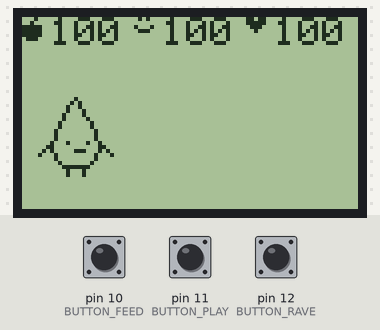
A sketch run on a simulated Arduino Uno, built with avr-gcc and run on an emulated ATmega328P. Parts: 84×48 one-colour display. The test bench sets the inputs (shaded band); at power-on: pin 11 (BUTTON_PLAY) HIGH, pin 12 (BUTTON_RAVE) HIGH, pin 10 (BUTTON_FEED) HIGH. Random numbers use the default seed unless the sketch sets one.

Above: at 2.2 s.
2.3 s: pin 11 (BUTTON_PLAY) pulled LOW for 0.15 s
At 2.8 s:
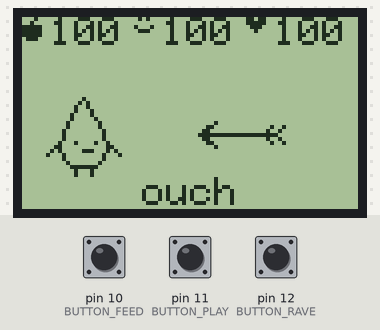
3.0 s: pin 12 (BUTTON_RAVE) pulled LOW for 3.2 s
At 6.51 s:
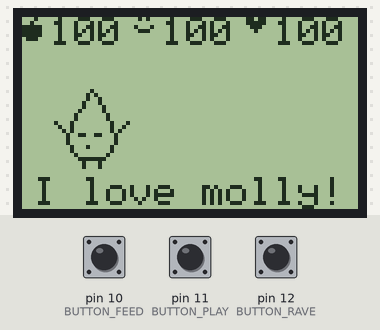
6.8 s: pin 10 (BUTTON_FEED) pulled LOW for 3.2 s
At 10.11 s:
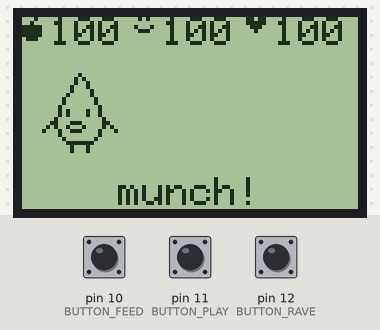
10.6 s: pin 10 (BUTTON_FEED) pulled LOW for 1 s
At 11.49 s:
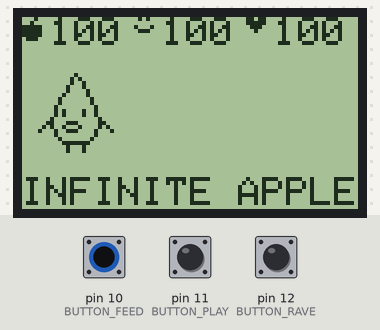
12.2 s: pin 12 (BUTTON_RAVE) pulled LOW for 0.15 s
At 12.36 s:
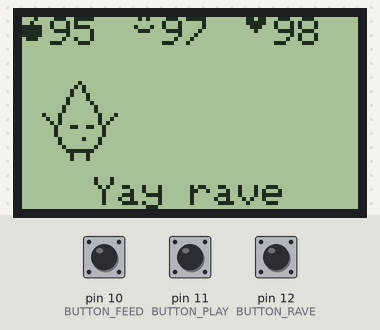

The sketch:

PetGame.ino
```cpp
#include "Display.h"
#include "RenderAnimation.h"
#include "Game.h"

#define BUTTON_FEED 10
#define BUTTON_PLAY 11
#define BUTTON_RAVE 12

Display display;
RenderAnimation renderer(&display);
EventScheduler scheduler;
Game game(
  &scheduler,
  &renderer
);

void setup() {
  // Setup buttons as inputs with pull-up resistors
  pinMode(BUTTON_FEED, INPUT_PULLUP);
  pinMode(BUTTON_PLAY, INPUT_PULLUP);
  pinMode(BUTTON_RAVE, INPUT_PULLUP);

  display.setup();
  game.setup();
}

void loop() {
  // Check button presses (LOW = pressed when using INPUT_PULLUP)
  if (digitalRead(BUTTON_FEED) == LOW) {
    game.doFeed();
    delay(200);  // Simple debounce
  }

  if (digitalRead(BUTTON_PLAY) == LOW) {
    game.doPlay();
    delay(200);  // Simple debounce
  }

  if (digitalRead(BUTTON_RAVE) == LOW) {
    game.doRave();
    delay(200);  // Simple debounce
  }

  game.loop();
}
```

Display.cpp
```cpp
#include "Display.h"
#include <SPI.h>
#include <Adafruit_GFX.h>


// these hardcoded constants
// correspond to the arduino pins
#define CLK 3
#define DIN 4
#define DC  5
#define CE  6
#define RST 7

// Partition implementation
Partition::Partition(int x, int y, int width, int height)
  : x(x), y(y), width(width), height(height) {}

void Partition::clear(Adafruit_PCD8544* display) {
  display->fillRect(x, y, width, height, WHITE);
}

void Partition::write(Adafruit_PCD8544* display, const char* text) {
  // Clear this partition first
  clear(display);

  // Write text to this partition
  display->setTextSize(1);
  display->setTextColor(BLACK);
  display->setCursor(x, y);
  display->println(text);
}

void Partition::writeCentered(Adafruit_PCD8544* display, const char* text, int textSize) {
  // Clear this partition first
  clear(display);

  // Calculate text width (rough estimate: 6 pixels per char for size 1)
  int textWidth = strlen(text) * 6 * textSize;
  int textX = x + (width - textWidth) / 2;

  // Write centered text to this partition
  display->setTextSize(textSize);
  display->setTextColor(BLACK);
  display->setCursor(textX, y);
  display->print(text);
}

void Partition::drawBitmap(
  Adafruit_PCD8544* display,
  const unsigned char* bitmap,
  int bitmapWidth,
  int bitmapHeight,
  int offsetX,
  int offsetY,
  bool flip
) {
  // Clear this partition first
  clear(display);

  int bitmapX, bitmapY;

  // If offsets are provided (not -1), use them; otherwise center the bitmap
  if (offsetX == -1 || offsetY == -1) {
    bitmapX = x + (width - bitmapWidth) / 2;
    bitmapY = y + (height - bitmapHeight) / 2;
  } else {
    bitmapX = x + offsetX;
    bitmapY = y + offsetY;
  }

  if (flip) {
    // Draw flipped bitmap pixel by pixel
    drawFlippedBitmap(display, bitmap, bitmapX, bitmapY, bitmapWidth, bitmapHeight);
  } else {
    display->drawBitmap(bitmapX, bitmapY, bitmap, bitmapWidth, bitmapHeight, BLACK);
  }
}

void Partition::drawFlippedBitmap(
  Adafruit_PCD8544* display,
  const uint8_t* bitmap,
  int x0,
  int y0,
  int w,
  int h
) {
  int bytesPerRow = (w + 7) / 8;

  for (int y = 0; y < h; y++) {
    for (int x = 0; x < w; x++) {

      int byteIndex = y * bytesPerRow + (x / 8);
      int bitIndex  = 7 - (x % 8);

      uint8_t b = pgm_read_byte(&bitmap[byteIndex]);
      bool pixel = (b >> bitIndex) & 1;

      if (pixel) {
        display->drawPixel(
            x0 + (w - 1 - x),  // horizontal flip
            y0 + y,
            BLACK
        );
      }
    }
  }
}

int Partition::getX() const { return x; }
int Partition::getY() const { return y; }
int Partition::getWidth() const { return width; }
int Partition::getHeight() const { return height; }

// Display implementation
Display::Display() {
  display = new Adafruit_PCD8544(CLK, DIN, DC, CE, RST);
}

void Display::setup() {
  Serial.begin(9600);

  display->begin();
  display->setContrast(65);
  display->setRotation(2); // why are we setting the rotation here?
  delay(1000);

  // clears the screen and buffer
  display->clearDisplay();
}

Adafruit_PCD8544* Display::getDisplay() {
  return display;
}


void Display::paint() {
  // the paint function just calls display() to render everything to screen
  //
  // partitions handle their own drawing using write()
  display->display();
}
```

Display.h
```cpp
#ifndef DISPLAY_H
#define DISPLAY_H

#include <Arduino.h>
#include <Adafruit_PCD8544.h>
#include "Sprites.h"

// this file describes our arduino display


// we define a partition which descibes a section
// of our screen.
//
// e.g.
//  ___________________
// |                   |
// |    partition 1    |
// |                   |
// |-------------------|
// |                   |
// |    partition 2    |
// |                   |
// |___________________|
//
// this way, we can render into partitions without
// overwriting other UI
class Partition {
  public:
    Partition(int x, int y, int width, int height);

    void clear(Adafruit_PCD8544* display);
    void write(Adafruit_PCD8544* display, const char* text);
    void writeCentered(Adafruit_PCD8544* display, const char* text, int textSize = 1);
    void drawBitmap(
      Adafruit_PCD8544* display,
      const unsigned char* bitmap,
      int bitmapWidth,
      int bitmapHeight,
      int offsetX = -1,
      int offsetY = -1,
      bool flip = false
    );

    int getX() const;
    int getY() const;
    int getWidth() const;
    int getHeight() const;

  private:
    int x, y, width, height;

    void drawFlippedBitmap(
      Adafruit_PCD8544* display,
      const uint8_t* bitmap,
      int x0,
      int y0,
      int w,
      int h
    );
};


// The whole UI that is comprised of partitions
class Display {
  public:
    Display();

    void setup();

    // Partition access
    Partition* getTopPartition() { return &topPartition; }
    Partition* getBottomPartition() { return &bottomPartition; }
    Partition* getTextBoxPartition() { return &textBoxPartition; }

    // Paint all partitions to the display
    void paint();

    Adafruit_PCD8544* getDisplay();

  private:
    Adafruit_PCD8544* display;
    static const int TOP_HEIGHT = 10;      // Top section: 0-9 pixels
    static const int PET_Y = 10;           // Pet section starts at pixel 10
    static const int PET_HEIGHT = 30;      // Pet section: 10-39 pixels
    static const int TEXTBOX_Y = 40;       // Text box starts at pixel 40
    static const int TEXTBOX_HEIGHT = 8;   // Text box: 40-47 pixels (8px tall)

    Partition topPartition{0, 0, 84, TOP_HEIGHT};
    Partition bottomPartition{0, PET_Y, 84, PET_HEIGHT};
    Partition textBoxPartition{0, TEXTBOX_Y, 84, TEXTBOX_HEIGHT};
};

#endif
```

EventScheduler.cpp
```cpp
#include "EventScheduler.h"

EventScheduler::EventScheduler() {
}

void EventScheduler::addEvent(
  CallbackFunction cb,
  unsigned long intervalMs
) {
  if (entry_count >= MAX_EVENTS) {
    return;
  }

  // store our event
  events[entry_count].type = FIXED_INTERVAL;
  events[entry_count].callback = cb;
  events[entry_count].lastRun = millis();

  // interval
  events[entry_count].fixed.interval = intervalMs;

  entry_count++;
}

void EventScheduler::addRandomEvent(
  CallbackFunction cb,
  unsigned long minIntervalMs,
  unsigned long maxIntervalMs
) {
  if (entry_count >= MAX_EVENTS) {
    return;
  }

  // store our event
  events[entry_count].type = RANDOM_INTERVAL;
  events[entry_count].callback = cb;
  events[entry_count].lastRun = millis();

  // random interval
  events[entry_count].random.minInterval = minIntervalMs;
  events[entry_count].random.maxInterval = maxIntervalMs;
  events[entry_count].random.currentInterval = random(minIntervalMs, maxIntervalMs + 1);

  entry_count++;
}

void EventScheduler::update() {
  unsigned long now = millis();

  for (int i = 0; i < entry_count; i++) {
    unsigned long interval;

    // Get the interval based on event type
    if (events[i].type == FIXED_INTERVAL) {
      interval = events[i].fixed.interval;
    } else {
      interval = events[i].random.currentInterval;
    }

    if (now - events[i].lastRun >= interval) {
      events[i].callback();
      events[i].lastRun = now;


      // HANDLE RANDOM INTERVAL EVENT
      // if this is a random event, pick a new random interval for next time
      if (events[i].type == RANDOM_INTERVAL) {
        events[i].random.currentInterval = random(
          events[i].random.minInterval,
          events[i].random.maxInterval + 1
        );
      }
    }
  }
}
```

EventScheduler.h
```cpp
#ifndef EVENTSCHEDULER_H
#define EVENTSCHEDULER_H

#include <Arduino.h>

// our callbacks are void functions
using CallbackFunction = void(*)();

enum EventType {
  FIXED_INTERVAL,
  RANDOM_INTERVAL
};

struct FixedIntervalEvent {
  unsigned long interval;
};

struct RandomIntervalEvent {
  unsigned long minInterval;
  unsigned long maxInterval;
  unsigned long currentInterval;
};

// a callback event's state
struct Event {
  EventType type;
  CallbackFunction callback;
  unsigned long lastRun;

  union {
    FixedIntervalEvent fixed;
    RandomIntervalEvent random;
  };
};

// handle running events every
// t seconds
class EventScheduler {

  private:
    static const int MAX_EVENTS = 5;
    Event events[MAX_EVENTS];
    int entry_count = 0;

  public:
    EventScheduler();

    void addEvent(
      CallbackFunction cb,
      unsigned long intervalMs
    );

    void addRandomEvent(
      CallbackFunction cb,
      unsigned long minIntervalMs,
      unsigned long maxIntervalMs
    );

    void update();
};

#endif
```

Game.cpp
```cpp
#include "Game.h"

Game* Game::gameInstance = nullptr;

Game::Game(EventScheduler* scheduler, RenderAnimation* renderer) {
  eventScheduler = scheduler;
  renderPtr = renderer;
  gameInstance = this;
}

void Game::setup() {
  eventScheduler->addEvent(updateGameState, 10000);  // Update every 10 seconds
  eventScheduler->addEvent(updateDisplay, 500);     // Refresh display every 0.5 seconds
  eventScheduler->addRandomEvent(updateDirection, 2000, 10000);  // Update direction randomly every 2-10 seconds
  eventScheduler->addEvent(updateWalk, 200);  // Walk every 200ms

  // Initialize with idle state
  renderPtr->renderPet(ANIM_IDLE, state.getX(), state.getY(), state.getDirection());
  renderPtr->paint();
}

void Game::loop() {
  eventScheduler->update();
}

void Game::doFeed() {
  state.feed();
  renderPtr->playFeedAnimation(state.getX(), state.getY(), state.getDirection());
}

void Game::doPlay() {
  state.doPlay();
  renderPtr->playPlayAnimation(state.getX(), state.getY(), state.getDirection());
}

void Game::doRave() {
  state.doRave();
  renderPtr->playRaveAnimation(state.getX(), state.getY(), state.getDirection());
}

void Game::updateGameState() {
  // Check if pet just died and show death animation
  if (!gameInstance->state.isAlive()) {
    gameInstance->renderPtr->playDeathAnimation();
  }

  gameInstance->state.decay();
}

void Game::updateDirection() {
  // Don't change direction if dead
  if (!gameInstance->state.isAlive()) return;

  // Randomly flip direction: 0 = left, 1 = right
  int newDirection = random(0, 2);
  gameInstance->state.setDirection(newDirection);
}

void Game::updateWalk() {
  // Don't walk if dead
  if (!gameInstance->state.isAlive()) return;

  // Walk within the bottom partition bounds
  // Bottom partition is 84 pixels wide, sprite is 19 pixels wide
  gameInstance->state.walk(0, 84, 19);
}

void Game::updateDisplay() {
  // Don't render normal display if dead
  if (!gameInstance->state.isAlive()) {
    return;
  }

  // Render stats
  gameInstance->renderPtr->renderStats(
    gameInstance->state.getHunger(),
    gameInstance->state.getPlay(),
    gameInstance->state.getRave()
  );

  // Render pet
  gameInstance->renderPtr->renderPet(
    ANIM_IDLE,
    gameInstance->state.getX(),
    gameInstance->state.getY(),
    gameInstance->state.getDirection()
  );

  gameInstance->renderPtr->paint();
}
```

Game.h
```cpp
#ifndef GAME_H
#define GAME_H

#include "EventScheduler.h"
#include "RenderAnimation.h"
#include "GameState.h"

class Game {
  public:
    GameState state;

    Game(EventScheduler* scheduler, RenderAnimation* renderer);

    void setup();
    void loop();
    void doFeed();
    void doPlay();
    void doRave();

  private:
    EventScheduler* eventScheduler;
    RenderAnimation* renderPtr;

    static Game* gameInstance;

    static void updateGameState();
    static void updateDirection();
    static void updateWalk();
    static void updateDisplay();
};

#endif
```

GameState.cpp
```cpp
#include "GameState.h"
#include <Arduino.h>

GameState::GameState() {
  hunger = 100;
  play = 100;
  rave = 100;
  alive = true;
  x = 0;
  y = 30 - SPRITE_HEIGHT;  // Bottom of pet partition (30px tall - 20px sprite)
  direction = 1;  // Start facing right
}

void GameState::feed() {
  if (!alive) return;
  hunger = min(100, hunger + 20);
  checkAlive();
}

void GameState::doPlay() {
  if (!alive) return;
  play = min(100, play + 15);
  checkAlive();
}

void GameState::doRave() {
  if (!alive) return;
  rave = min(100, rave + 25);
  checkAlive();
}

void GameState::decay() {
  if (!alive) return;

  if (hunger > 0) {
    hunger -= 5;
  }
  if (play > 0) {
    play -= 3;
  }
  if (rave > 0) {
    rave -= 2;
  }

  checkAlive();
}

void GameState::walk(int minX, int maxX, int spriteWidth) {
  if (!alive) return;

  // Move in the current direction
  if (direction == 1) {  // Moving right
    x += 1;
    // Check if hit right wall
    if (x + spriteWidth >= maxX) {
      x = maxX - spriteWidth;
      direction = 0;  // Change to left
    }
  } else {  // Moving left (direction == 0)
    x -= 1;
    // Check if hit left wall
    if (x <= minX) {
      x = minX;
      direction = 1;  // Change to right
    }
  }
}

bool GameState::isAlive() const {
  return alive;
}

int GameState::getHunger() const {
  return hunger;
}

int GameState::getPlay() const {
  return play;
}

int GameState::getRave() const {
  return rave;
}

int GameState::getX() const {
  return x;
}

int GameState::getY() const {
  return y;
}

int GameState::getDirection() const {
  return direction;
}

void GameState::setX(int newX) {
  x = newX;
}

void GameState::setY(int newY) {
  y = newY;
}

void GameState::setDirection(int newDirection) {
  direction = newDirection;
}

void GameState::checkAlive() {
  // Pet dies if any stat reaches 0
  if (hunger <= 0 || play <= 0 || rave <= 0) {
    alive = false;
  }
}
```

GameState.h
```cpp
#ifndef GAMESTATE_H
#define GAMESTATE_H

#include "Sprites.h"

// everything related to the game state
// goes here

class GameState {
  public:
    GameState();

    void feed();
    void doPlay();
    void doRave();
    void decay();
    void walk(int minX, int maxX, int spriteWidth);

    bool isAlive() const;
    int getHunger() const;
    int getPlay() const;
    int getRave() const;
    int getX() const;
    int getY() const;
    int getDirection() const;

    void setX(int newX);
    void setY(int newY);
    void setDirection(int newDirection);

  private:
    int hunger;
    int play;
    int rave;
    bool alive;

    int x;
    int y;
    int direction;  // 0 = left, 1 = right

    void checkAlive();
};

#endif
```

RenderAnimation.h
```cpp
#ifndef RENDERANIMATION_H
#define RENDERANIMATION_H

#include "Display.h"
#include "Sprites.h"
#include "GameState.h"

// this file contains all the code describing the
// sprite animations

enum AnimationType {
  ANIM_IDLE,
  ANIM_EAT,
  ANIM_PLAY,
  ANIM_RAVE,
  ANIM_DEATH
};

class RenderAnimation {
  public:
    RenderAnimation(Display* disp);

    void renderStats(int hunger, int play, int rave);
    void renderPet(AnimationType animType, int x, int y, int direction);
    void paint();
    void playFeedAnimation(int x, int y, int direction);
    void playPlayAnimation(int x, int y, int direction);
    void playRaveAnimation(int x, int y, int direction);
    void playDeathAnimation();

  private:
    Display* displayPtr;

    const unsigned char* getSpriteForAnimation(AnimationType type);
};

#endif
```

Source omitted: RenderAnimation.cpp (6908 bytes), Sprites.h (data table, 3461 bytes)
